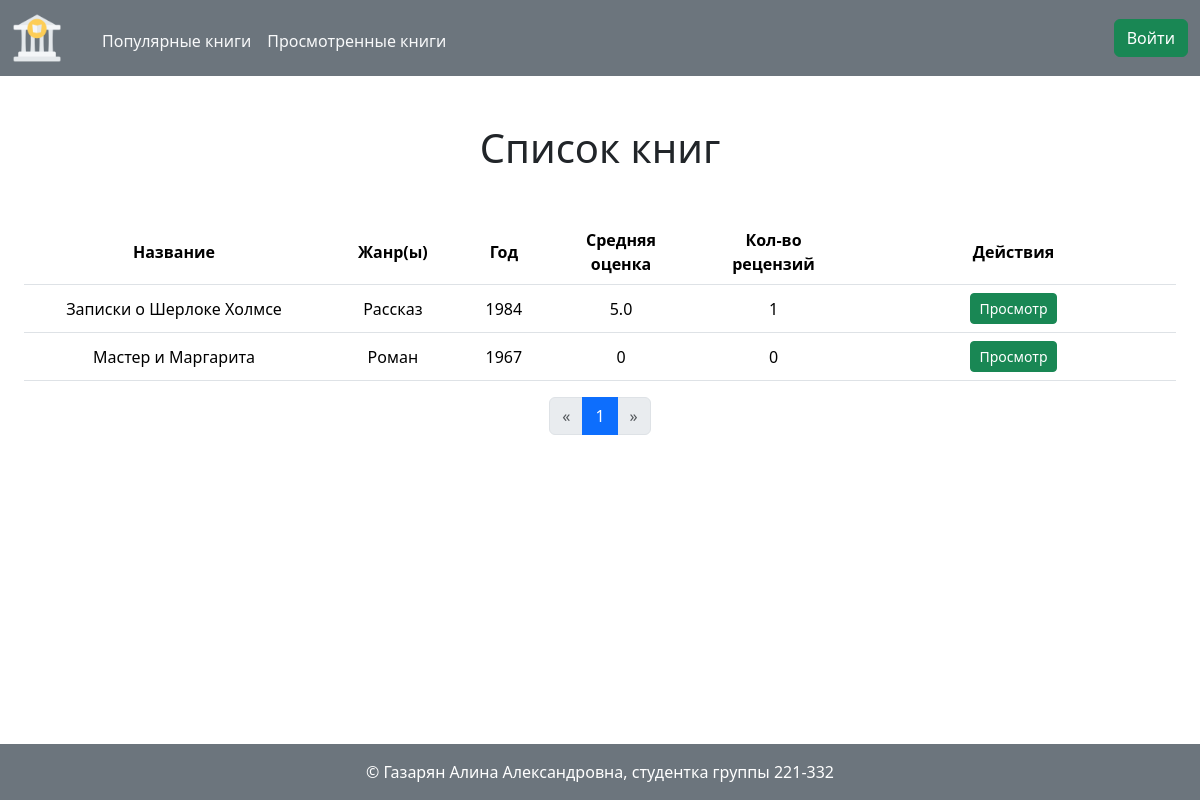
The app's page /, older data.
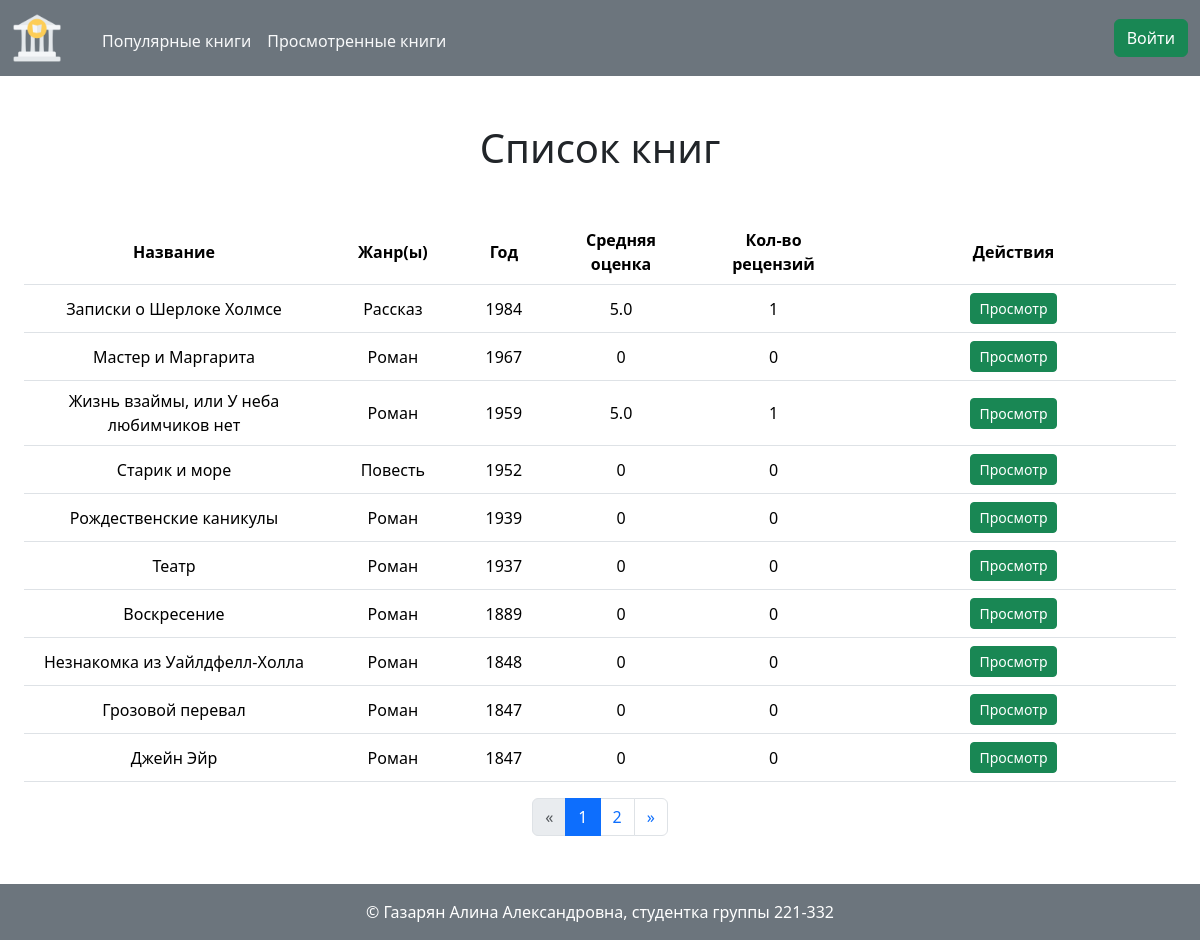
The same page, newer data.
### models.py (models this page shows, shortened)
class Genre(db.Model):
    __tablename__='genres'
    id: Mapped[int]=mapped_column(primary_key=True)
    name: Mapped[str]=mapped_column(String(100), unique=True, nullable=False)

class Book(db.Model):
    __tablename__='books'
    id: Mapped[int]=mapped_column(primary_key=True)
    name: Mapped[str]=mapped_column(String(100), unique=True)
    short_desc: Mapped[str]=mapped_column(Text, nullable=False)
    year: Mapped[int]=mapped_column(String(10), nullable=False)
    publisher: Mapped[str]=mapped_column(String(100), nullable=False)
    author: Mapped[str]=mapped_column(String(100), nullable=False)
    volume: Mapped[int]=mapped_column(nullable=False)
    cover_id: Mapped[int]=mapped_column(ForeignKey('images.id'))
    review_of_book: Mapped[List['Review']]=relationship(back_populates='book', cascade='all, delete')
    history_of_book: Mapped[List['History']]=relationship(back_populates='book', cascade='all, delete')

### app.py (the view)
@app.route('/')
def index():
    session['save_input_data'] = {}
    page = request.args.get('page', 1, type=int)
    books_list = Book.query.order_by(Book.year.desc())
    pagination = books_list.paginate(page=page, per_page=PER_PAGE)
    books_list = pagination.items
    data = list()
    for book in books_list:
        reviews_list = db.session.query(Review).filter(Review.book_id == book.id).all()
        general_list = db.session.query(LinkTableBookGenre).filter(LinkTableBookGenre.book_id == book.id).all()
        genres = list()
        for item in general_list:
            genre_obj = db.session.query(Genre).filter(Genre.id == item.genre_id).first()
            genres.append(genre_obj.name)
        total_score = 0
        for review in reviews_list:
            total_score += review.mark
        try:
            average_mark = total_score / len(reviews_list)
        except ZeroDivisionError:
            average_mark = 0
        data.append({
            'book_id': book.id,
            'book_name': book.name,
            'genres': ', '.join(genres),
            'book_year': book.year,
            'average_score': average_mark,
            'number_of_reviews': len(reviews_list)
        })
    return render_template(
        'index.html',
        data=data,
        pagination=pagination
    )

### templates/index.html (shortened to what this page needs)
{% extends 'base.html' %}
{% from 'pagination.html' import render_pagination %}
{% block content %}
    <div class="main container-fluid">
        {% if data | length != 0 %}
            <h1 class="my-5">Список книг</h1>
            <div class="container-fluid">
                <table class="table">
                    <thead>
                        <tr>
                            <th class="th-name" scope="col">Название</th>
                            <th scope="col">Жанр(ы)</th>
                            <th scope="col">Год</th>
                            <th class="th-mark" scope="col">Средняя оценка</th>
                            <th class="th-reviews" scope="col">Кол-во рецензий</th>
                            <th scope="col">Действия</th>
                        </tr>
                    </thead>
                    <tbody>
                        {% for item in data %}
                            <tr>
                                <td id="nameOfBook">{{ item.get('book_name') }}</td>
                                <td>{{ item.get('genres') }}</td>
                                <td>{{ item.get('book_year') }}</td>
                                <td>{{ item.get('average_score') }}</td>
                                <td>{{ item.get('number_of_reviews') }}</td>
                                <td class="td-buttons">
                                    <a class="btn btn-success btn-sm" href="{{ url_for('book.show', book_id=item.get('book_id')) }}">Просмотр</a>
                                </td>
                            </tr>
                        {% endfor %}
                    </tbody>
                </table>
            </div>
            {% if 'index' in request.endpoint %}
                <div class="mb-5">
                    {{ render_pagination(pagination, request.endpoint) }}
                </div>
            {% endif %}
        {% else %}
            <h1 class="my-5">Тут пока пусто</h1>
        {% endif %}
    </div>
{% endblock %}

Row changes from the older to the newer data that the page shows:
added Book: get "Жизнь взаймы, или У неба любимчиков нет", get "1959"
added Book: get "Старик и море", get "1952"
added Genre: get "Повесть"
added Book: get "Рождественские каникулы", get "1939"
added Book: get "Театр", get "1937"
added Book: get "Воскресение", get "1889"
added Book: get "Незнакомка из Уайлдфелл-Холла", get "1848"
added Book: get "Грозовой перевал", get "1847"
added Book: get "Джейн Эйр", get "1847"
Text that changed along with them:
new list line: "Роман"
new list line: "5.0 1 Просмотр"
new list line: "0 0 Просмотр"
new list line: "2"
